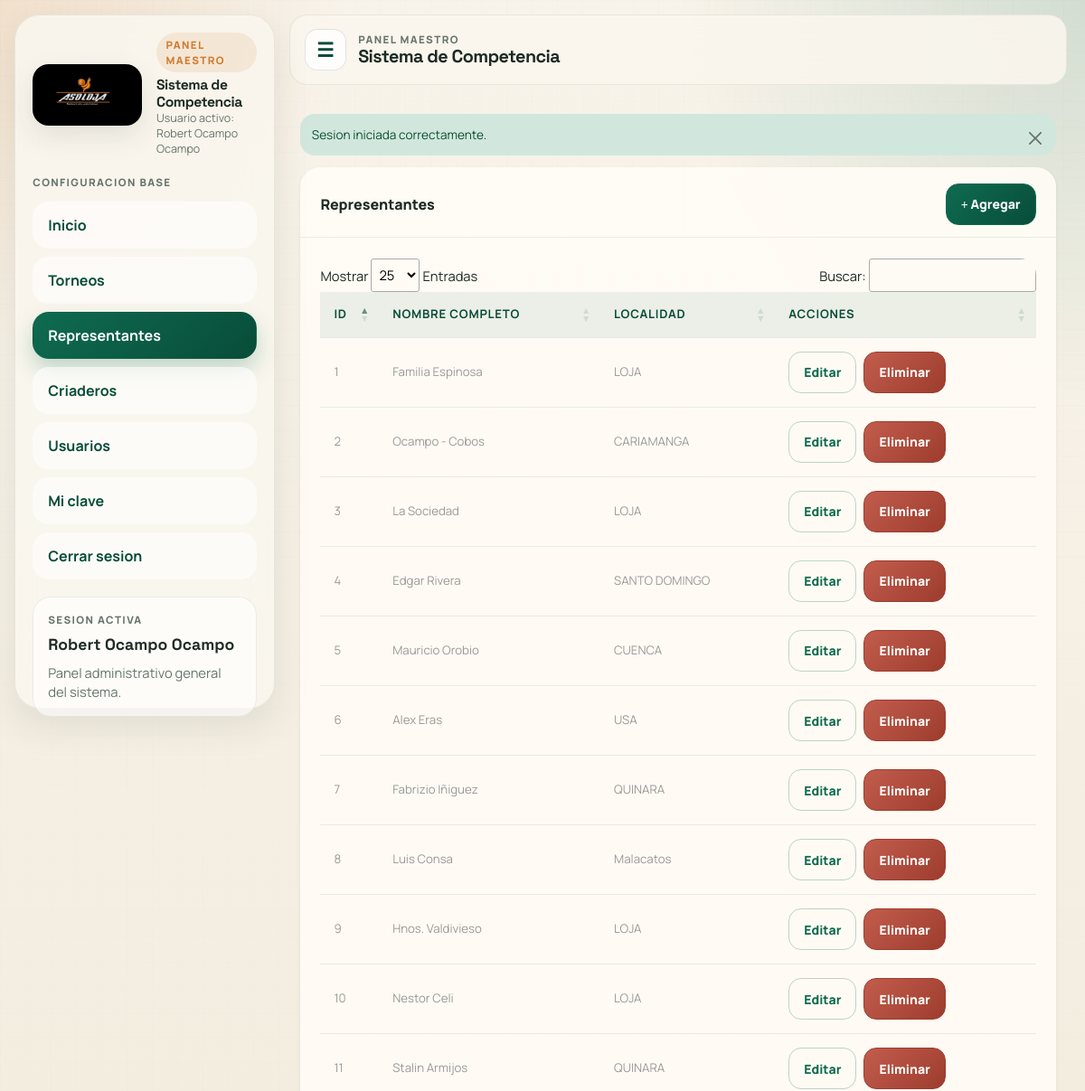
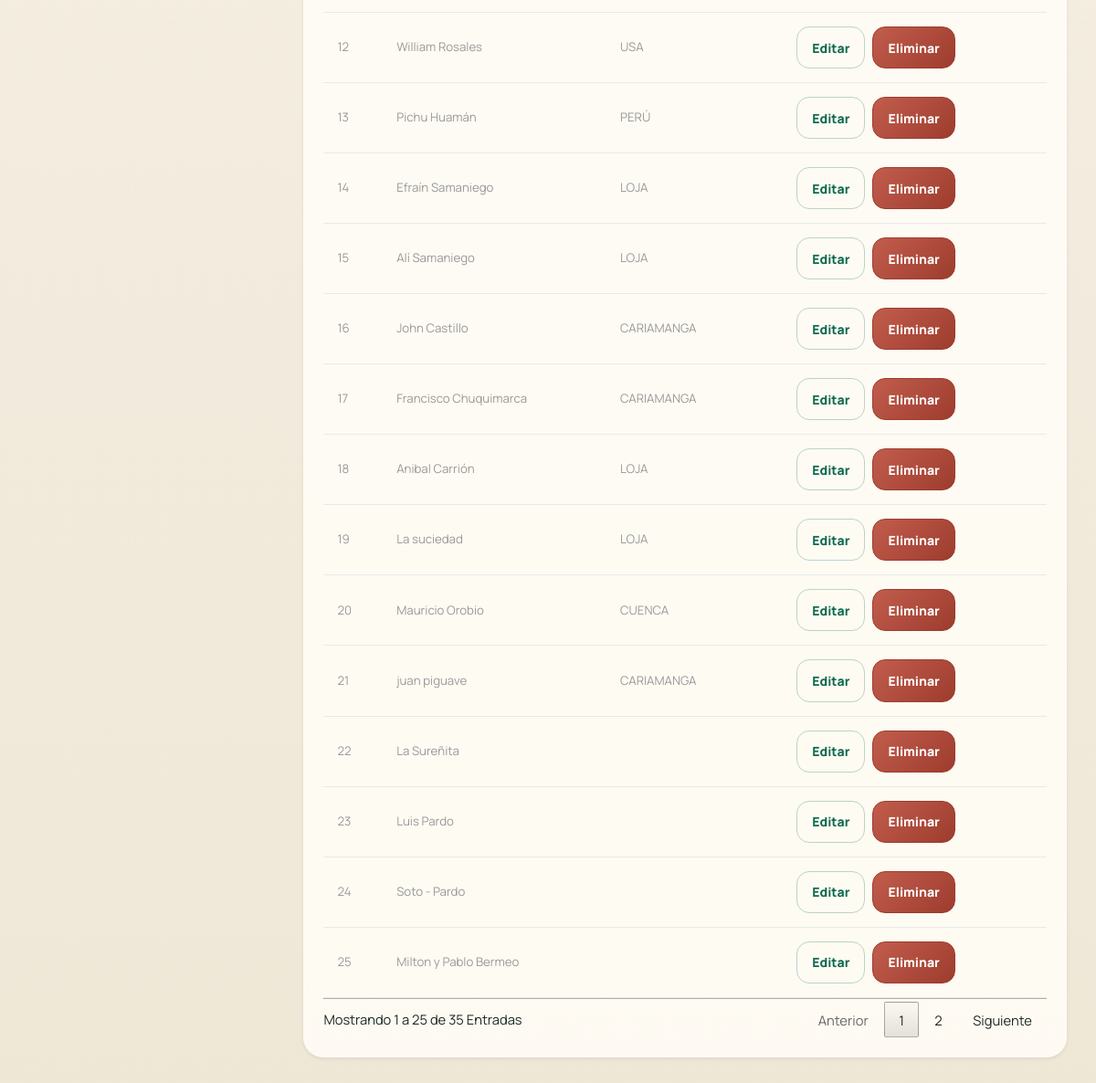
The app's page /admin/secciones/representantes/index.php (signed in) with its own data (2 pictures, top to bottom).
### tables this page shows
CREATE TABLE `representante` (
  `ID` int(11) NOT NULL,
  `nombreCompleto` varchar(255) NOT NULL,
  `localidad` varchar(255) NOT NULL
);

### admin/secciones/representantes/index.php (the view, shortened to what this page needs)
<?php
require_once __DIR__ . '/../../includes/app.php';
require_once __DIR__ . '/../../bd.php';
$sentencia = $conexion->query('SELECT ID, nombreCompleto, localidad FROM representante ORDER BY nombreCompleto ASC');
$lista_rep = $sentencia->fetchAll();
include __DIR__ . '/../../templates/header.php';
?>
<div class="card shadow-sm border-0">
    <div class="card-header d-flex justify-content-between align-items-center">
        <span>Representantes</span>
        <a class="btn btn-primary btn-sm" href="crear.php"><i class="fa-solid fa-plus"></i> Agregar</a>
    </div>
    <div class="card-body">
        <div class="table-responsive">
            <table class="table align-middle" id="tabla_id">
                <thead class="table-light">
                    <tr>
                        <th>ID</th>
                        <th>Nombre completo</th>
                        <th>Localidad</th>
                        <th>Acciones</th>
                    </tr>
                </thead>
                <tbody>
                    <?php foreach ($lista_rep as $registro): ?>
                        <tr>
                            <td><?php echo e((string) $registro['ID']); ?></td>
                            <td><?php echo e($registro['nombreCompleto']); ?></td>
                            <td><?php echo e($registro['localidad']); ?></td>
                            <td class="d-flex gap-2">
                                <a class="btn btn-outline-primary btn-sm" href="editar.php?txtID=<?php echo urlencode((string) $registro['ID']); ?>">Editar</a>
                                <?php echo render_delete_button('eliminar_representante', (int) $registro['ID']); ?>
                            </td>
                        </tr>
                    <?php endforeach; ?>
                </tbody>
            </table>
        </div>
    </div>
</div>
<?php include __DIR__ . '/../../templates/footer.php'; ?>

### admin/includes/app.php (shortened to what this page needs)
<?php
function pull_flash(): ?array
{
    $flash = $_SESSION['flash'];
    return $flash;
}
function csrf_token(): string
{
    return $_SESSION['csrf_token'];
}
function csrf_input(): string
{
    return '<input type="hidden" name="csrf_token" value="' . htmlspecialchars(csrf_token(), ENT_QUOTES, 'UTF-8') . '">';
}
function e(?string $value): string
{
    return htmlspecialchars((string) $value, ENT_QUOTES, 'UTF-8');
}
function render_flash(): void
{
    $flash = pull_flash();
    echo '<div class="alert alert-' . e($flash['type']) . ' alert-dismissible fade show" role="alert">';
    echo e($flash['message']);
    echo '<button type="button" class="btn-close" data-bs-dismiss="alert" aria-label="Cerrar"></button>';
    echo '</div>';
}
function render_delete_button(string $name, int $id, string $label = 'Eliminar', string $class = 'btn btn-danger btn-sm'): string
{
    return '<form method="post" class="d-inline">'
        . csrf_input()
        . '<input type="hidden" name="' . e($name) . '" value="' . $id . '">'
        . '<button type="submit" class="' . e($class) . '" data-confirm="Confirma esta accion?">' . e($label) . '</button>'
        . '</form>';
}

### css/estilo.css (style rules this page uses)
.table { width: 100%; }

### css/style.css (style rules this page uses)
html, body { font-family: 'Roboto', sans-serif; font-size: 100%; overflow-x: hidden; background: url(../images/bg.jpg) no-repeat 0px 0px; background-size:cover; }
body a { transition: 0.5s all ease; -webkit-transition: 0.5s all ease; -moz-transition: 0.5s all ease; -o-transition: 0.5s all ease; -ms-transition: 0.5s all ease; text-decoration:none; }
.alert { padding: 16.8px !important; }
.table>thead>tr>th { border-bottom: 1px solid #e1ab91 ! important; }
.table>tbody>tr>td, .table>tbody>tr>th, .table>tfoot>tr>td, .table>tfoot>tr>th, .table>thead>tr>td, .table>thead>tr>th { border-bottom: 1px solid #e9e9e9 ! important; }
.table > thead > tr > th, .table > tbody > tr > th, .table > tfoot > tr > th, .table > thead > tr > td, .table > tbody > tr > td, .table > tfoot > tr > td { border-top: none !important; }
.table td, .table>tbody>tr>td, .table>tbody>tr>th, .table>tfoot>tr>td, .table>tfoot>tr>th, .table>thead>tr>td, .table>thead>tr>th { padding: 15px!important; }
.table > thead > tr > th, .table > tbody > tr > th, .table > tfoot > tr > th, .table > thead > tr > td, .table > tbody > tr > td, .table > tfoot > tr > td { font-size: 0.9em; color: #999; border-top: none !important; }
.alert { font-size: 0.85em; }
.alert { margin-bottom: 23px !important; }
@media (max-width: 1280px) { .alert { margin-bottom: 13px !important; padding: 12.8px !important; } }

### css/admin-panel.css (style rules this page uses)
:root { --app-bg: #f5efe3; --app-bg-soft: #fbf7ef; --app-surface: rgba(255, 252, 246, 0.92); --app-surface-strong: #fffdf8; --app-border: rgba(31, 52, 43, 0.12); --app-text: #1c2b24; --app-muted: #66756d; --app-primary: #0f6b50; --app-primary-strong: #084d39; --app-accent: #d07b2f; --app-accent-soft: #f6d8b8; --app-danger: #b84a3a; --app-shadow: 0 18px 40px rgba(47, 54, 43, 0.10); --app-radius: 22px; }
html, body { min-height: 100%; }
body.app-shell, body.app-login { background: radial-gradient(circle at top left, rgba(208, 123, 47, 0.16), transparent 24rem), radial-gradient(circle at top right, rgba(15, 107, 80, 0.16), transparent 28rem), linear-gradient(180deg, #f8f3ea 0%, #efe7d6 100%); color: var(--app-text); font-family: "Manrope", "Segoe UI", sans-serif; }
body.app-shell::before, body.app-login::before { content: ""; position: fixed; inset: 0; pointer-events: none; background-image: linear-gradient(rgba(15, 107, 80, 0.04) 1px, transparent 1px), linear-gradient(90deg, rgba(15, 107, 80, 0.04) 1px, transparent 1px); background-size: 28px 28px; mask-image: linear-gradient(180deg, rgba(0, 0, 0, 0.35), transparent 90%); }
.panel-card, .app-shell .card, .app-login .card { border: 1px solid var(--app-border); background: var(--app-surface); border-radius: var(--app-radius); box-shadow: var(--app-shadow); }
.app-shell .card-header, .app-login .card-header { border-bottom: 1px solid rgba(31, 52, 43, 0.08); background: transparent; font-weight: 800; padding: 1.1rem 1.4rem .85rem; }
.app-shell .card-body, .app-login .card-body { padding: 1.4rem; }
.table-responsive { border-radius: 18px; }
.app-shell .table { width: 100%; margin-bottom: 0; color: var(--app-text); }
.app-shell .table thead th { background: rgba(15, 107, 80, 0.08); border-bottom-width: 1px; color: var(--app-primary-strong); font-size: .82rem; letter-spacing: .06em; text-transform: uppercase; }
.app-shell .table > :not(caption) > * > * { padding: .95rem .9rem; border-color: rgba(31, 52, 43, 0.08); vertical-align: middle; }
.app-shell .btn, .app-login .btn { border-radius: 14px; font-weight: 800; padding: .72rem 1rem; box-shadow: none; }
.btn-primary, .btn-success { border-color: var(--app-primary); background: linear-gradient(135deg, var(--app-primary), var(--app-primary-strong)); }
.btn-outline-primary { color: var(--app-primary); border-color: rgba(15, 107, 80, 0.28); }
.btn-danger { background: linear-gradient(135deg, #c25d4d, #9d3c2e); border-color: #9d3c2e; }
.alert { border-radius: 16px; border: none; }

### records on screen
representante: ID "6", nombreCompleto "Alex Eras", localidad "USA"
representante: ID "15", nombreCompleto "Alí Samaniego", localidad "LOJA"
representante: ID "18", nombreCompleto "Anibal Carrión", localidad "LOJA"
representante: ID "4", nombreCompleto "Edgar Rivera", localidad "SANTO DOMINGO"
representante: ID "14", nombreCompleto "Efraín Samaniego", localidad "LOJA"
representante: ID "7", nombreCompleto "Fabrizio Iñiguez", localidad "QUINARA"
representante: ID "1", nombreCompleto "Familia Espinosa", localidad "LOJA"
representante: ID "17", nombreCompleto "Francisco Chuquimarca", localidad "CARIAMANGA"
representante: ID "9", nombreCompleto "Hnos. Valdivieso", localidad "LOJA"
representante: ID "16", nombreCompleto "John Castillo", localidad "CARIAMANGA"
representante: ID "21", nombreCompleto "juan piguave", localidad "CARIAMANGA"
representante: ID "3", nombreCompleto "La Sociedad", localidad "LOJA"
representante: ID "19", nombreCompleto "La suciedad", localidad "LOJA"
representante: ID "22", nombreCompleto "La Sureñita"
representante: ID "8", nombreCompleto "Luis Consa", localidad "Malacatos"
representante: ID "23", nombreCompleto "Luis Pardo"
representante: ID "5", nombreCompleto "Mauricio Orobio", localidad "CUENCA"
representante: ID "20", nombreCompleto "Mauricio Orobio", localidad "CUENCA"
representante: ID "25", nombreCompleto "Milton y Pablo Bermeo"
representante: ID "10", nombreCompleto "Nestor Celi", localidad "LOJA"
representante: ID "2", nombreCompleto "Ocampo - Cobos", localidad "CARIAMANGA"
representante: ID "13", nombreCompleto "Pichu Huamán", localidad "PERÚ"
representante: ID "24", nombreCompleto "Soto - Pardo"
representante: ID "11", nombreCompleto "Stalin Armijos", localidad "QUINARA"
representante: ID "12", nombreCompleto "William Rosales", localidad "USA"

### other values on screen
$_SESSION['nombre'] "Robert Ocampo Ocampo"
$flash['message'] "Sesion iniciada correctamente."
